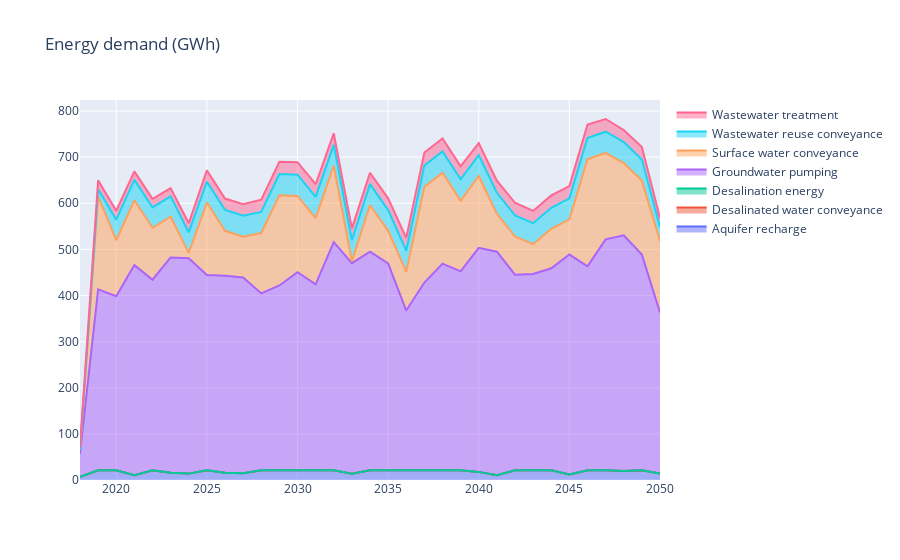

The notebook cell this image was saved under:
### Code cell
data = {}
data = energy_demand_plot(data, df, df_wwtp, sm_desal.df, 'Year')
fig = go.Figure(data=data['Energy demand (GWh)'])
fig.layout['title'] = dict(text='Energy demand (GWh)')
fig.layout['barmode'] = 'stack'
fig.show()
